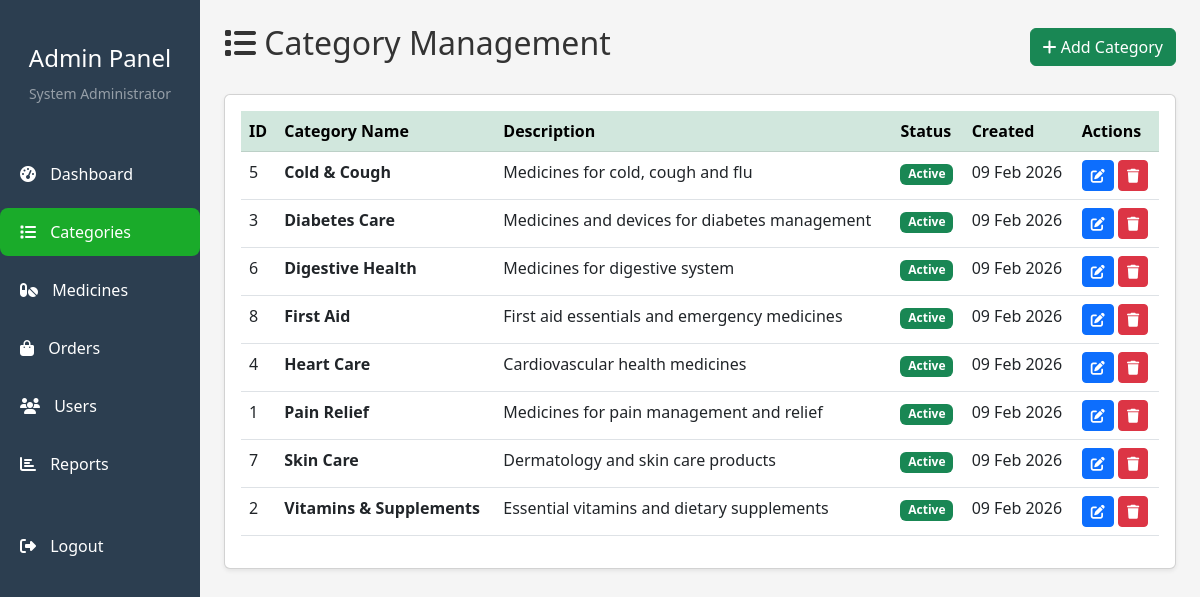
The app's page /admin/categories.php (signed in) with its own data.
### tables this page shows
CREATE TABLE categories (
    category_id INT PRIMARY KEY AUTO_INCREMENT,
    category_name VARCHAR(100) NOT NULL,
    category_image VARCHAR(255),
    description TEXT,
    status ENUM('active', 'inactive') DEFAULT 'active',
    created_at TIMESTAMP DEFAULT CURRENT_TIMESTAMP
);

### includes/functions.php (called while the page is built, shortened)
<?php
function formatDate($date) {
    return date('d M Y', strtotime($date));
}
function truncateText($text, $length = 100) {
    return $text;
}
?>

### admin/categories.php (the view, shortened to what this page needs)
<?php
include 'includes/header.php';
$conn = getDBConnection();
$page = isset($_GET['page']) ? (int)$_GET['page'] : 1;
$offset = ($page - 1) * ADMIN_ITEMS_PER_PAGE;
$categories_query = "SELECT * FROM categories ORDER BY category_name ASC LIMIT $offset, " . ADMIN_ITEMS_PER_PAGE;
$categories_result = mysqli_query($conn, $categories_query);
?>
<div class="d-flex justify-content-between align-items-center mb-4">
    <h2><i class="fas fa-list"></i> Category Management</h2>
    <button class="btn btn-success" data-bs-toggle="modal" data-bs-target="#categoryModal" onclick="resetForm()">
        <i class="fas fa-plus"></i> Add Category
    </button>
</div>
<div class="card shadow-sm">
    <div class="card-body">
        <div class="table-responsive">
            <table class="table table-hover">
                <thead class="table-success">
                    <tr>
                        <th>ID</th>
                        <th>Category Name</th>
                        <th>Description</th>
                        <th>Status</th>
                        <th>Created</th>
                        <th>Actions</th>
                    </tr>
                </thead>
                <tbody>
                    <?php if (mysqli_num_rows($categories_result) > 0): ?>
                        <?php while ($category = mysqli_fetch_assoc($categories_result)): ?>
                            <tr>
                                <td><?php echo $category['category_id']; ?></td>
                                <td><strong><?php echo htmlspecialchars($category['category_name']); ?></strong></td>
                                <td><?php echo htmlspecialchars(truncateText($category['description'] ?? '', 50)); ?></td>
                                <td>
                                    <span class="badge bg-<?php echo $category['status'] == 'active' ? 'success' : 'secondary'; ?>">
                                        <?php echo ucfirst($category['status']); ?>
                                    </span>
                                </td>
                                <td><?php echo formatDate($category['created_at']); ?></td>
                                <td>
                                    <button class="btn btn-sm btn-primary" onclick="editCategory(<?php echo htmlspecialchars(json_encode($category)); ?>)">
                                        <i class="fas fa-edit"></i>
                                    </button>
                                    <a href="?delete=<?php echo $category['category_id']; ?>"
                                       class="btn btn-sm btn-danger"
                                       onclick="return confirm('Are you sure you want to delete this category?')">
                                        <i class="fas fa-trash"></i>
                                    </a>
                                </td>
                            </tr>
                        <?php endwhile; ?>
                    <?php else: ?>
                        <tr>
                            <td colspan="6" class="text-center">No categories found</td>
                        </tr>
                    <?php endif; ?>
                </tbody>
            </table>
        </div>
    </div>
</div>
<?php
include 'includes/footer.php';
?>

### assets/css/style.css (style rules this page uses)
:root { --primary-color: #ff6f61; --secondary-color: #1aab2a; --dark-color: #2c3e50; --light-color: #f8f9fa; --border-radius: 8px; --transition: all 0.3s ease; }
* { margin: 0; padding: 0; box-sizing: border-box; }
body { font-family: 'Segoe UI', Tahoma, Geneva, Verdana, sans-serif; color: #333; background-color: #f5f5f5; }

### records on screen
categories: category_id "5", category_name "Cold & Cough", description "Medicines for cold, cough and flu", status "Active", created_at "09 Feb 2026"
categories: category_id "3", category_name "Diabetes Care", description "Medicines and devices for diabetes management", status "Active", created_at "09 Feb 2026"
categories: category_id "6", category_name "Digestive Health", description "Medicines for digestive system", status "Active", created_at "09 Feb 2026"
categories: category_id "8", category_name "First Aid", description "First aid essentials and emergency medicines", status "Active", created_at "09 Feb 2026"
categories: category_id "4", category_name "Heart Care", description "Cardiovascular health medicines", status "Active", created_at "09 Feb 2026"
categories: category_id "1", category_name "Pain Relief", description "Medicines for pain management and relief", status "Active", created_at "09 Feb 2026"
categories: category_id "7", category_name "Skin Care", description "Dermatology and skin care products", status "Active", created_at "09 Feb 2026"
categories: category_id "2", category_name "Vitamins & Supplements", description "Essential vitamins and dietary supplements", status "Active", created_at "09 Feb 2026"

### other values on screen
$_SESSION['admin_name'] "System Administrator"
